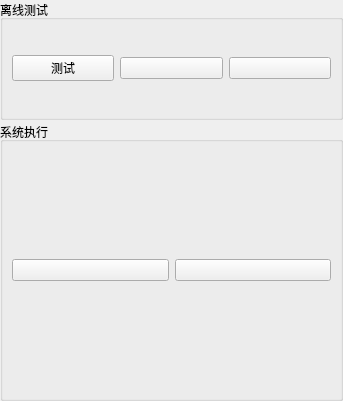
<?xml version="1.0" encoding="UTF-8"?>
<ui version="4.0">
 <class>OperationView</class>
 <widget class="QWidget" name="OperationView">
  <property name="geometry">
   <rect>
    <x>0</x>
    <y>0</y>
    <width>343</width>
    <height>401</height>
   </rect>
  </property>
  <property name="windowTitle">
   <string>OperationView</string>
  </property>
  <layout class="QVBoxLayout" name="verticalLayout" stretch="3,7">
   <property name="spacing">
    <number>2</number>
   </property>
   <property name="leftMargin">
    <number>0</number>
   </property>
   <property name="topMargin">
    <number>0</number>
   </property>
   <property name="rightMargin">
    <number>0</number>
   </property>
   <property name="bottomMargin">
    <number>0</number>
   </property>
   <item>
    <widget class="QGroupBox" name="groupBox">
     <property name="title">
      <string>离线测试</string>
     </property>
     <layout class="QHBoxLayout" name="horizontalLayout">
      <item>
       <widget class="QPushButton" name="pushButton_testImage">
        <property name="text">
         <string>测试</string>
        </property>
       </widget>
      </item>
      <item>
       <widget class="QPushButton" name="pushButton_previousImage">
        <property name="text">
         <string/>
        </property>
        <property name="icon">
         <iconset resource="../../resource.qrc">
          <normaloff>:/assets/previousimage.png</normaloff>:/assets/previousimage.png</iconset>
        </property>
        <property name="iconSize">
         <size>
          <width>32</width>
          <height>32</height>
         </size>
        </property>
       </widget>
      </item>
      <item>
       <widget class="QPushButton" name="pushButton_nextImage">
        <property name="text">
         <string/>
        </property>
        <property name="icon">
         <iconset resource="../../resource.qrc">
          <normaloff>:/assets/nextimage.png</normaloff>:/assets/nextimage.png</iconset>
        </property>
        <property name="iconSize">
         <size>
          <width>32</width>
          <height>32</height>
         </size>
        </property>
       </widget>
      </item>
     </layout>
    </widget>
   </item>
   <item>
    <widget class="QGroupBox" name="groupBox_2">
     <property name="title">
      <string>系统执行</string>
     </property>
     <layout class="QHBoxLayout" name="horizontalLayout_2">
      <item>
       <widget class="QPushButton" name="pushButton_lunchSystem">
        <property name="text">
         <string/>
        </property>
        <property name="icon">
         <iconset resource="../../resource.qrc">
          <normaloff>:/assets/lunch.png</normaloff>:/assets/lunch.png</iconset>
        </property>
        <property name="iconSize">
         <size>
          <width>32</width>
          <height>32</height>
         </size>
        </property>
       </widget>
      </item>
      <item>
       <widget class="QPushButton" name="pushButton_stopSystem">
        <property name="text">
         <string/>
        </property>
        <property name="icon">
         <iconset resource="../../resource.qrc">
          <normaloff>:/assets/stop.png</normaloff>:/assets/stop.png</iconset>
        </property>
        <property name="iconSize">
         <size>
          <width>32</width>
          <height>32</height>
         </size>
        </property>
       </widget>
      </item>
     </layout>
    </widget>
   </item>
  </layout>
 </widget>
 <resources>
  <include location="../../resource.qrc"/>
 </resources>
 <connections/>
</ui>
